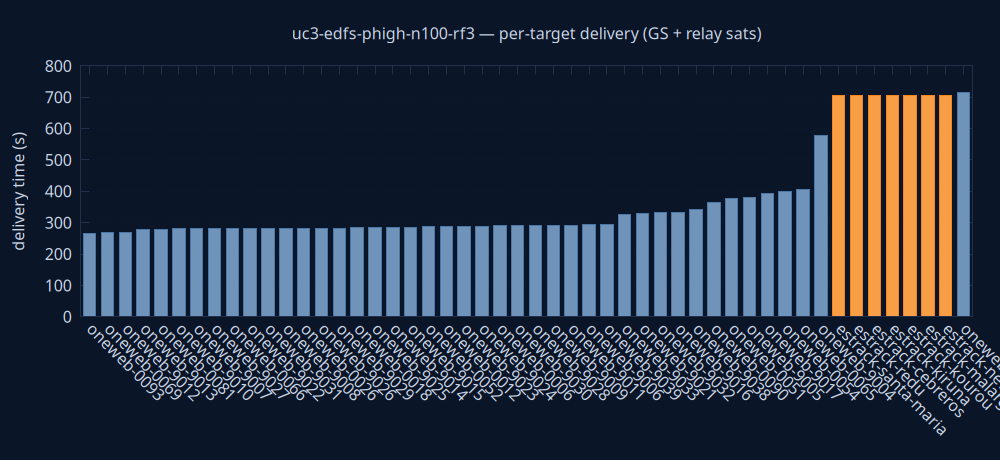

This chart was generated by the following gnuplot code:
set terminal pngcairo size 1000,460 background rgb '#0a1628'
set output 'delivery.png'
set style fill solid 0.8
set boxwidth 0.7 relative
set border lc rgb '#22304a'
set grid ytics lc rgb '#22304a'
set yrange [0:*]
set ylabel 'delivery time (s)' textcolor rgb '#cdd7ea'
set xtics rotate by -45 textcolor rgb '#cdd7ea'
set ytics textcolor rgb '#cdd7ea'
set title 'uc3-edfs-phigh-n100-rf3 — per-target delivery (GS + relay sats)' textcolor rgb '#cdd7ea'
plot 'delivery.dat' using 0:2:3:xtic(1) with boxes lc rgb variable notitle
